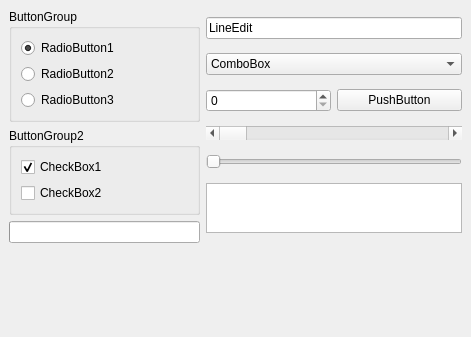
<?xml version="1.0" encoding="UTF-8"?>
<ui version="4.0">
 <comment>
* Copyright (C) 2016 The Qt Company Ltd.
* SPDX-License-Identifier: LicenseRef-Qt-Commercial OR GPL-3.0-only
</comment>
 <class>qdesigner_internal::PreviewWidget</class>
 <widget class="QWidget" name="qdesigner_internal::PreviewWidget">
  <property name="geometry">
   <rect>
    <x>0</x>
    <y>0</y>
    <width>471</width>
    <height>337</height>
   </rect>
  </property>
  <property name="sizePolicy">
   <sizepolicy hsizetype="Minimum" vsizetype="Minimum">
    <horstretch>0</horstretch>
    <verstretch>0</verstretch>
   </sizepolicy>
  </property>
  <property name="windowTitle">
   <string>Preview Window</string>
  </property>
  <layout class="QGridLayout">
   <property name="margin" stdset="0">
    <number>9</number>
   </property>
   <property name="spacing">
    <number>6</number>
   </property>
   <item row="0" column="1" rowspan="3">
    <layout class="QVBoxLayout">
     <property name="spacing">
      <number>6</number>
     </property>
     <property name="margin" stdset="0">
      <number>0</number>
     </property>
     <item>
      <widget class="QLineEdit" name="LineEdit1">
       <property name="text">
        <string>LineEdit</string>
       </property>
      </widget>
     </item>
     <item>
      <widget class="QComboBox" name="ComboBox1">
       <item>
        <property name="text">
         <string>ComboBox</string>
        </property>
       </item>
      </widget>
     </item>
     <item>
      <layout class="QHBoxLayout">
       <property name="spacing">
        <number>6</number>
       </property>
       <property name="margin" stdset="0">
        <number>0</number>
       </property>
       <item>
        <widget class="QSpinBox" name="SpinBox1"/>
       </item>
       <item>
        <widget class="QPushButton" name="PushButton1">
         <property name="text">
          <string>PushButton</string>
         </property>
        </widget>
       </item>
      </layout>
     </item>
     <item>
      <widget class="QScrollBar" name="ScrollBar1">
       <property name="orientation">
        <enum>Qt::Orientation::Horizontal</enum>
       </property>
      </widget>
     </item>
     <item>
      <widget class="QSlider" name="Slider1">
       <property name="orientation">
        <enum>Qt::Orientation::Horizontal</enum>
       </property>
      </widget>
     </item>
     <item>
      <widget class="QListWidget" name="listWidget">
       <property name="maximumSize">
        <size>
         <width>32767</width>
         <height>50</height>
        </size>
       </property>
      </widget>
     </item>
    </layout>
   </item>
   <item row="3" column="0" colspan="2">
    <spacer>
     <property name="orientation">
      <enum>Qt::Orientation::Vertical</enum>
     </property>
     <property name="sizeType">
      <enum>QSizePolicy::Policy::Expanding</enum>
     </property>
     <property name="sizeHint" stdset="0">
      <size>
       <width>20</width>
       <height>20</height>
      </size>
     </property>
    </spacer>
   </item>
   <item row="2" column="0">
    <widget class="QProgressBar" name="ProgressBar1">
     <property name="orientation">
      <enum>Qt::Orientation::Horizontal</enum>
     </property>
    </widget>
   </item>
   <item row="1" column="0">
    <widget class="QGroupBox" name="ButtonGroup2">
     <property name="title">
      <string>ButtonGroup2</string>
     </property>
     <layout class="QVBoxLayout">
      <property name="spacing">
       <number>6</number>
      </property>
      <property name="margin" stdset="0">
       <number>9</number>
      </property>
      <item>
       <widget class="QCheckBox" name="CheckBox1">
        <property name="text">
         <string>CheckBox1</string>
        </property>
        <property name="checked">
         <bool>true</bool>
        </property>
       </widget>
      </item>
      <item>
       <widget class="QCheckBox" name="CheckBox2">
        <property name="text">
         <string>CheckBox2</string>
        </property>
       </widget>
      </item>
     </layout>
    </widget>
   </item>
   <item row="0" column="0">
    <widget class="QGroupBox" name="ButtonGroup1">
     <property name="title">
      <string>ButtonGroup</string>
     </property>
     <layout class="QVBoxLayout">
      <property name="spacing">
       <number>6</number>
      </property>
      <property name="margin" stdset="0">
       <number>9</number>
      </property>
      <item>
       <widget class="QRadioButton" name="RadioButton1">
        <property name="text">
         <string>RadioButton1</string>
        </property>
        <property name="checked">
         <bool>true</bool>
        </property>
       </widget>
      </item>
      <item>
       <widget class="QRadioButton" name="RadioButton2">
        <property name="text">
         <string>RadioButton2</string>
        </property>
       </widget>
      </item>
      <item>
       <widget class="QRadioButton" name="RadioButton3">
        <property name="text">
         <string>RadioButton3</string>
        </property>
       </widget>
      </item>
     </layout>
    </widget>
   </item>
  </layout>
 </widget>
 <resources/>
 <connections/>
</ui>
